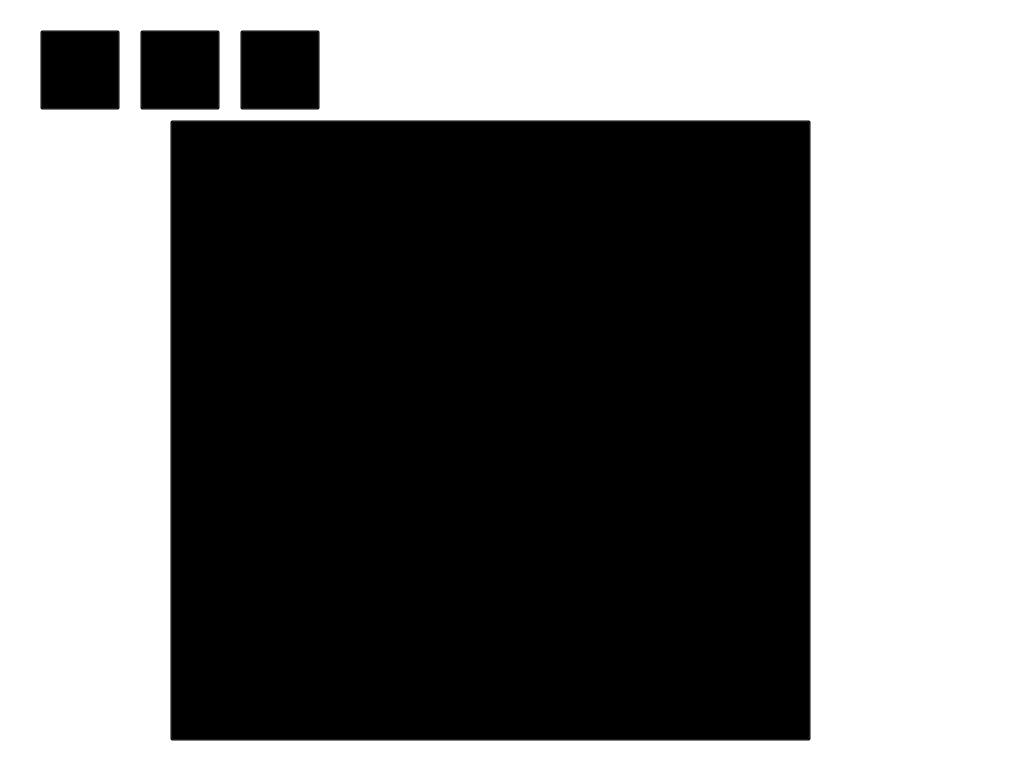
<?xml version="1.0" encoding="UTF-8"?>
<ui version="4.0">
 <class>TestModeWidget</class>
 <widget class="QWidget" name="TestModeWidget">
  <property name="geometry">
   <rect>
    <x>0</x>
    <y>0</y>
    <width>1024</width>
    <height>768</height>
   </rect>
  </property>
  <property name="mouseTracking">
   <bool>false</bool>
  </property>
  <property name="windowTitle">
   <string>Form</string>
  </property>
  <property name="styleSheet">
   <string notr="true">QWidget#frame{
background-image: url(:/TestMode/back.jpg);}
QWidget{background-color: rgba(0, 0, 0, 0);}</string>
  </property>
  <widget class="QFrame" name="frame">
   <property name="geometry">
    <rect>
     <x>0</x>
     <y>0</y>
     <width>1024</width>
     <height>768</height>
    </rect>
   </property>
   <property name="frameShape">
    <enum>QFrame::StyledPanel</enum>
   </property>
   <property name="frameShadow">
    <enum>QFrame::Raised</enum>
   </property>
   <widget class="QGraphicsView" name="movieView">
    <property name="geometry">
     <rect>
      <x>290</x>
      <y>220</y>
      <width>521</width>
      <height>411</height>
     </rect>
    </property>
    <property name="mouseTracking">
     <bool>true</bool>
    </property>
    <property name="backgroundBrush">
     <brush brushstyle="NoBrush">
      <color alpha="0">
       <red>0</red>
       <green>0</green>
       <blue>0</blue>
      </color>
     </brush>
    </property>
    <property name="foregroundBrush">
     <brush brushstyle="NoBrush">
      <color alpha="0">
       <red>0</red>
       <green>0</green>
       <blue>0</blue>
      </color>
     </brush>
    </property>
    <property name="interactive">
     <bool>true</bool>
    </property>
   </widget>
   <widget class="QPushButton" name="startBtn">
    <property name="geometry">
     <rect>
      <x>170</x>
      <y>120</y>
      <width>641</width>
      <height>621</height>
     </rect>
    </property>
    <property name="text">
     <string/>
    </property>
   </widget>
   <widget class="QPushButton" name="scoreBtn">
    <property name="geometry">
     <rect>
      <x>40</x>
      <y>30</y>
      <width>80</width>
      <height>80</height>
     </rect>
    </property>
    <property name="sizePolicy">
     <sizepolicy hsizetype="Preferred" vsizetype="Preferred">
      <horstretch>0</horstretch>
      <verstretch>0</verstretch>
     </sizepolicy>
    </property>
    <property name="sizeIncrement">
     <size>
      <width>128</width>
      <height>128</height>
     </size>
    </property>
    <property name="baseSize">
     <size>
      <width>0</width>
      <height>0</height>
     </size>
    </property>
    <property name="mouseTracking">
     <bool>true</bool>
    </property>
    <property name="styleSheet">
     <string notr="true">QPushButton{border-image: url(:/TestMode/score0.png);}
QPushButton:hover{
border-image: url(:/TestMode/score1.png);}</string>
    </property>
    <property name="text">
     <string/>
    </property>
   </widget>
   <widget class="QPushButton" name="helpBtn">
    <property name="geometry">
     <rect>
      <x>140</x>
      <y>30</y>
      <width>80</width>
      <height>80</height>
     </rect>
    </property>
    <property name="sizePolicy">
     <sizepolicy hsizetype="Preferred" vsizetype="Preferred">
      <horstretch>0</horstretch>
      <verstretch>0</verstretch>
     </sizepolicy>
    </property>
    <property name="mouseTracking">
     <bool>true</bool>
    </property>
    <property name="styleSheet">
     <string notr="true">QPushButton{border-image: url(:/TestMode/help0.png);}
QPushButton:hover{
border-image: url(:/TestMode/help1.png);}</string>
    </property>
    <property name="text">
     <string/>
    </property>
   </widget>
   <widget class="QPushButton" name="exitBtn">
    <property name="geometry">
     <rect>
      <x>240</x>
      <y>30</y>
      <width>80</width>
      <height>80</height>
     </rect>
    </property>
    <property name="sizePolicy">
     <sizepolicy hsizetype="Preferred" vsizetype="Preferred">
      <horstretch>0</horstretch>
      <verstretch>0</verstretch>
     </sizepolicy>
    </property>
    <property name="styleSheet">
     <string notr="true">QPushButton{border-image: url(:/TestMode/exit0.png);}
QPushButton:hover{
border-image: url(:/TestMode/exit1.png);}</string>
    </property>
    <property name="text">
     <string/>
    </property>
   </widget>
  </widget>
 </widget>
 <resources>
  <include location="test_TestMode.qrc"/>
 </resources>
 <connections/>
</ui>
